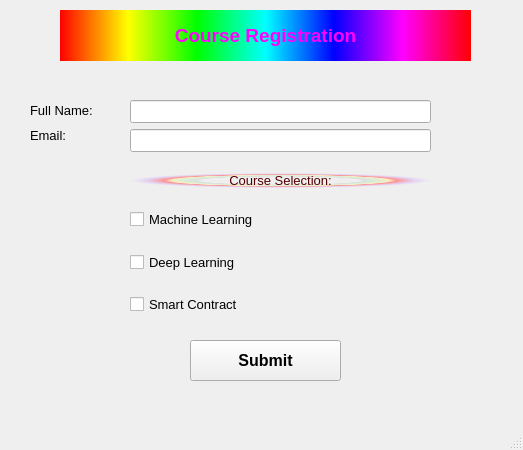
<?xml version="1.0" encoding="UTF-8"?>
<ui version="4.0">
 <class>MainWindow</class>
 <widget class="QMainWindow" name="MainWindow">
  <property name="geometry">
   <rect>
    <x>0</x>
    <y>0</y>
    <width>523</width>
    <height>450</height>
   </rect>
  </property>
  <property name="windowTitle">
   <string>MainWindow</string>
  </property>
  <widget class="QWidget" name="centralwidget">
   <widget class="QLabel" name="label">
    <property name="geometry">
     <rect>
      <x>60</x>
      <y>10</y>
      <width>411</width>
      <height>51</height>
     </rect>
    </property>
    <property name="font">
     <font>
      <pointsize>14</pointsize>
      <weight>75</weight>
      <bold>true</bold>
     </font>
    </property>
    <property name="styleSheet">
     <string notr="true">background-color: qlineargradient(spread:pad, x1:0, y1:0, x2:1, y2:0, stop:0 rgba(255, 0, 0, 255), stop:0.166 rgba(255, 255, 0, 255), stop:0.333 rgba(0, 255, 0, 255), stop:0.5 rgba(0, 255, 255, 255), stop:0.666 rgba(0, 0, 255, 255), stop:0.833 rgba(255, 0, 255, 255), stop:1 rgba(255, 0, 0, 255));
color: rgb(255, 0, 255);</string>
    </property>
    <property name="text">
     <string>Course Registration</string>
    </property>
    <property name="alignment">
     <set>Qt::AlignCenter</set>
    </property>
   </widget>
   <widget class="QLabel" name="label_2">
    <property name="geometry">
     <rect>
      <x>30</x>
      <y>100</y>
      <width>91</width>
      <height>21</height>
     </rect>
    </property>
    <property name="font">
     <font>
      <pointsize>10</pointsize>
     </font>
    </property>
    <property name="text">
     <string>Full Name:</string>
    </property>
   </widget>
   <widget class="QLabel" name="label_3">
    <property name="geometry">
     <rect>
      <x>30</x>
      <y>120</y>
      <width>91</width>
      <height>31</height>
     </rect>
    </property>
    <property name="font">
     <font>
      <pointsize>10</pointsize>
     </font>
    </property>
    <property name="text">
     <string>Email:</string>
    </property>
   </widget>
   <widget class="QWidget" name="verticalLayoutWidget">
    <property name="geometry">
     <rect>
      <x>130</x>
      <y>100</y>
      <width>301</width>
      <height>215</height>
     </rect>
    </property>
    <layout class="QVBoxLayout" name="verticalLayout">
     <item>
      <widget class="QLineEdit" name="lineEditName">
       <property name="font">
        <font>
         <pointsize>10</pointsize>
        </font>
       </property>
      </widget>
     </item>
     <item>
      <widget class="QLineEdit" name="lineEditEmail">
       <property name="font">
        <font>
         <pointsize>10</pointsize>
        </font>
       </property>
      </widget>
     </item>
     <item>
      <spacer name="verticalSpacer_4">
       <property name="orientation">
        <enum>Qt::Vertical</enum>
       </property>
       <property name="sizeHint" stdset="0">
        <size>
         <width>20</width>
         <height>40</height>
        </size>
       </property>
      </spacer>
     </item>
     <item>
      <widget class="QLabel" name="label_4">
       <property name="font">
        <font>
         <pointsize>10</pointsize>
        </font>
       </property>
       <property name="styleSheet">
        <string notr="true">background-color: qradialgradient(spread:pad, cx:0.5, cy:0.5, radius:0.5, fx:0.5, fy:0.5, stop:0 rgba(0, 0, 0, 0), stop:0.52 rgba(0, 0, 0, 0), stop:0.565 rgba(82, 121, 76, 33), stop:0.65 rgba(159, 235, 148, 64), stop:0.721925 rgba(255, 238, 150, 129), stop:0.77 rgba(255, 128, 128, 204), stop:0.89 rgba(191, 128, 255, 64), stop:1 rgba(0, 0, 0, 0));
color: rgb(85, 0, 0);</string>
       </property>
       <property name="text">
        <string>Course Selection:</string>
       </property>
       <property name="alignment">
        <set>Qt::AlignCenter</set>
       </property>
      </widget>
     </item>
     <item>
      <spacer name="verticalSpacer_2">
       <property name="orientation">
        <enum>Qt::Vertical</enum>
       </property>
       <property name="sizeHint" stdset="0">
        <size>
         <width>20</width>
         <height>40</height>
        </size>
       </property>
      </spacer>
     </item>
     <item>
      <widget class="QCheckBox" name="chkMachineLearning">
       <property name="font">
        <font>
         <pointsize>10</pointsize>
        </font>
       </property>
       <property name="text">
        <string>Machine Learning</string>
       </property>
      </widget>
     </item>
     <item>
      <spacer name="verticalSpacer">
       <property name="orientation">
        <enum>Qt::Vertical</enum>
       </property>
       <property name="sizeHint" stdset="0">
        <size>
         <width>20</width>
         <height>40</height>
        </size>
       </property>
      </spacer>
     </item>
     <item>
      <widget class="QCheckBox" name="chkDeepLearning">
       <property name="font">
        <font>
         <pointsize>10</pointsize>
        </font>
       </property>
       <property name="text">
        <string>Deep Learning</string>
       </property>
      </widget>
     </item>
     <item>
      <spacer name="verticalSpacer_3">
       <property name="orientation">
        <enum>Qt::Vertical</enum>
       </property>
       <property name="sizeHint" stdset="0">
        <size>
         <width>20</width>
         <height>40</height>
        </size>
       </property>
      </spacer>
     </item>
     <item>
      <widget class="QCheckBox" name="chkSmartContract">
       <property name="font">
        <font>
         <pointsize>10</pointsize>
        </font>
       </property>
       <property name="text">
        <string>Smart Contract</string>
       </property>
      </widget>
     </item>
    </layout>
   </widget>
   <widget class="QPushButton" name="pushButtonSubmit">
    <property name="geometry">
     <rect>
      <x>190</x>
      <y>340</y>
      <width>151</width>
      <height>41</height>
     </rect>
    </property>
    <property name="font">
     <font>
      <pointsize>12</pointsize>
      <weight>75</weight>
      <bold>true</bold>
     </font>
    </property>
    <property name="styleSheet">
     <string notr="true"/>
    </property>
    <property name="text">
     <string>Submit</string>
    </property>
    <property name="icon">
     <iconset>
      <normaloff>C:/Users/kien0/OneDrive - zxcvb/Pictures/Templates/submit.png</normaloff>C:/Users/kien0/OneDrive - zxcvb/Pictures/Templates/submit.png</iconset>
    </property>
   </widget>
  </widget>
  <widget class="QMenuBar" name="menubar">
   <property name="geometry">
    <rect>
     <x>0</x>
     <y>0</y>
     <width>523</width>
     <height>26</height>
    </rect>
   </property>
  </widget>
  <widget class="QStatusBar" name="statusbar"/>
 </widget>
 <resources/>
 <connections/>
</ui>
